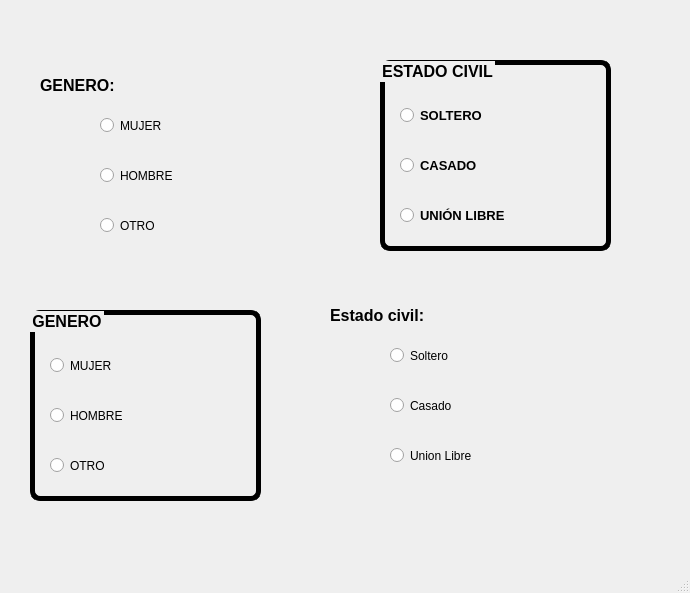
<?xml version="1.0" encoding="UTF-8"?>
<ui version="4.0">
 <class>MainWindow</class>
 <widget class="QMainWindow" name="MainWindow">
  <property name="geometry">
   <rect>
    <x>0</x>
    <y>0</y>
    <width>690</width>
    <height>593</height>
   </rect>
  </property>
  <property name="windowTitle">
   <string>MainWindow</string>
  </property>
  <widget class="QWidget" name="centralwidget">
   <widget class="QRadioButton" name="rb_Hombre">
    <property name="geometry">
     <rect>
      <x>100</x>
      <y>150</y>
      <width>201</width>
      <height>51</height>
     </rect>
    </property>
    <property name="text">
     <string>HOMBRE</string>
    </property>
   </widget>
   <widget class="QRadioButton" name="rb_Mujer">
    <property name="geometry">
     <rect>
      <x>100</x>
      <y>100</y>
      <width>201</width>
      <height>51</height>
     </rect>
    </property>
    <property name="text">
     <string>MUJER</string>
    </property>
   </widget>
   <widget class="QLabel" name="label">
    <property name="geometry">
     <rect>
      <x>40</x>
      <y>70</y>
      <width>111</width>
      <height>31</height>
     </rect>
    </property>
    <property name="font">
     <font>
      <pointsize>12</pointsize>
      <weight>75</weight>
      <bold>true</bold>
     </font>
    </property>
    <property name="text">
     <string>GENERO:</string>
    </property>
   </widget>
   <widget class="QRadioButton" name="rb_Otro">
    <property name="geometry">
     <rect>
      <x>100</x>
      <y>200</y>
      <width>201</width>
      <height>51</height>
     </rect>
    </property>
    <property name="text">
     <string>OTRO</string>
    </property>
   </widget>
   <widget class="QGroupBox" name="groupBox">
    <property name="geometry">
     <rect>
      <x>380</x>
      <y>60</y>
      <width>231</width>
      <height>191</height>
     </rect>
    </property>
    <property name="font">
     <font>
      <pointsize>12</pointsize>
      <weight>75</weight>
      <bold>true</bold>
     </font>
    </property>
    <property name="styleSheet">
     <string notr="true">QGroupBox{
	border: 5px solid black;
	border-radius: 10px;
}</string>
    </property>
    <property name="title">
     <string>ESTADO CIVIL</string>
    </property>
    <widget class="QRadioButton" name="rb_Soltero">
     <property name="geometry">
      <rect>
       <x>20</x>
       <y>30</y>
       <width>201</width>
       <height>51</height>
      </rect>
     </property>
     <property name="font">
      <font>
       <pointsize>10</pointsize>
       <weight>75</weight>
       <bold>true</bold>
      </font>
     </property>
     <property name="styleSheet">
      <string notr="true">QGroupBox{
	border: 5px solid black;
}</string>
     </property>
     <property name="text">
      <string>SOLTERO</string>
     </property>
    </widget>
    <widget class="QRadioButton" name="rb_Casado">
     <property name="geometry">
      <rect>
       <x>20</x>
       <y>80</y>
       <width>201</width>
       <height>51</height>
      </rect>
     </property>
     <property name="font">
      <font>
       <pointsize>10</pointsize>
       <weight>75</weight>
       <bold>true</bold>
      </font>
     </property>
     <property name="text">
      <string>CASADO</string>
     </property>
    </widget>
    <widget class="QRadioButton" name="rb_UnionLibre">
     <property name="geometry">
      <rect>
       <x>20</x>
       <y>130</y>
       <width>201</width>
       <height>51</height>
      </rect>
     </property>
     <property name="font">
      <font>
       <pointsize>10</pointsize>
       <weight>75</weight>
       <bold>true</bold>
      </font>
     </property>
     <property name="text">
      <string>UNIÓN LIBRE</string>
     </property>
    </widget>
   </widget>
   <widget class="QGroupBox" name="groupBox_2">
    <property name="geometry">
     <rect>
      <x>30</x>
      <y>310</y>
      <width>231</width>
      <height>191</height>
     </rect>
    </property>
    <property name="font">
     <font>
      <pointsize>12</pointsize>
      <weight>75</weight>
      <bold>true</bold>
     </font>
    </property>
    <property name="styleSheet">
     <string notr="true">QGroupBox{
	border: 5px solid black;
	border-radius: 10px;
}</string>
    </property>
    <property name="title">
     <string>GENERO</string>
    </property>
    <widget class="QRadioButton" name="rb_Mujer_2">
     <property name="geometry">
      <rect>
       <x>20</x>
       <y>30</y>
       <width>201</width>
       <height>51</height>
      </rect>
     </property>
     <property name="text">
      <string>MUJER</string>
     </property>
    </widget>
    <widget class="QRadioButton" name="rb_Hombre_2">
     <property name="geometry">
      <rect>
       <x>20</x>
       <y>80</y>
       <width>201</width>
       <height>51</height>
      </rect>
     </property>
     <property name="text">
      <string>HOMBRE</string>
     </property>
    </widget>
    <widget class="QRadioButton" name="rb_Otro_2">
     <property name="geometry">
      <rect>
       <x>20</x>
       <y>130</y>
       <width>201</width>
       <height>51</height>
      </rect>
     </property>
     <property name="text">
      <string>OTRO</string>
     </property>
    </widget>
   </widget>
   <widget class="QRadioButton" name="rb_Hombre_3">
    <property name="geometry">
     <rect>
      <x>390</x>
      <y>380</y>
      <width>201</width>
      <height>51</height>
     </rect>
    </property>
    <property name="text">
     <string>Casado</string>
    </property>
   </widget>
   <widget class="QRadioButton" name="rb_Otro_3">
    <property name="geometry">
     <rect>
      <x>390</x>
      <y>430</y>
      <width>201</width>
      <height>51</height>
     </rect>
    </property>
    <property name="text">
     <string>Union Libre</string>
    </property>
   </widget>
   <widget class="QRadioButton" name="rb_Mujer_3">
    <property name="geometry">
     <rect>
      <x>390</x>
      <y>330</y>
      <width>201</width>
      <height>51</height>
     </rect>
    </property>
    <property name="text">
     <string>Soltero</string>
    </property>
   </widget>
   <widget class="QLabel" name="label_2">
    <property name="geometry">
     <rect>
      <x>330</x>
      <y>300</y>
      <width>111</width>
      <height>31</height>
     </rect>
    </property>
    <property name="font">
     <font>
      <pointsize>12</pointsize>
      <weight>75</weight>
      <bold>true</bold>
     </font>
    </property>
    <property name="text">
     <string>Estado civil:</string>
    </property>
   </widget>
  </widget>
  <widget class="QMenuBar" name="menubar">
   <property name="geometry">
    <rect>
     <x>0</x>
     <y>0</y>
     <width>690</width>
     <height>24</height>
    </rect>
   </property>
  </widget>
  <widget class="QStatusBar" name="statusbar"/>
 </widget>
 <resources/>
 <connections/>
</ui>
